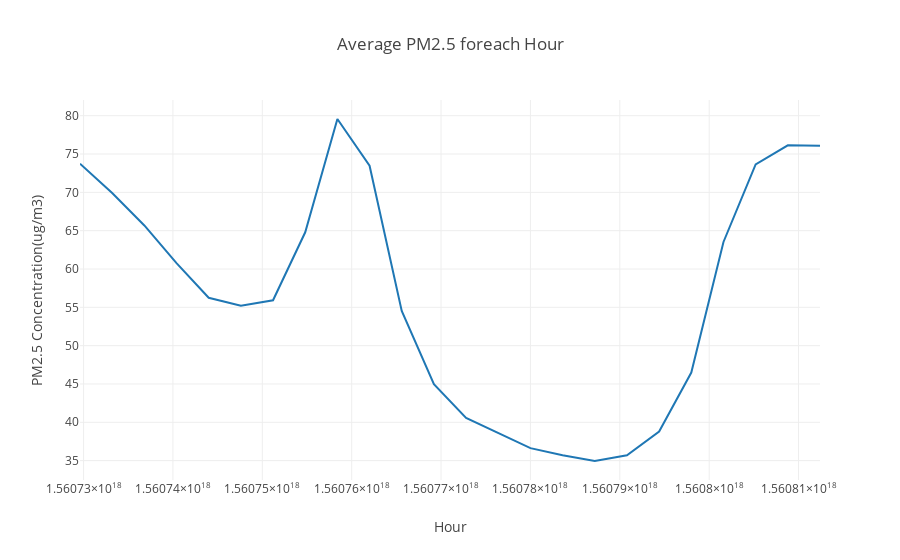

This figure's notebook cell:
### Code cell
average_pm25_trend_for_each_hour = go.Scatter(x=average_pm25_concentration_for_each_hour_of_day['TimeStamp'].values,
                         y = average_pm25_concentration_for_each_hour_of_day['PM2.5(Ug/m3)'].values) 

layout = go.Layout(title='Average PM2.5 foreach Hour', xaxis=dict(title='Hour'),
                   yaxis=dict(title='PM2.5 Concentration(ug/m3)'))

fig = go.Figure(data=[average_pm25_trend_for_each_hour], layout=layout)
iplot(fig)
pio.write_image(fig, os.path.join(filepath , 'average_pm25_concentration_trend_for_each_hour.png'))

### Figure 1 — Plotly figure (JSON) as saved in the notebook; plotly's stock layout.template omitted (floating-point values rounded to 4 significant figures)
{"data": [{"type": "scatter", "uid": "a3510dcf-ca5e-40bb-af7e-78081cdea88f", "x": [1560729600000000000, 1560733200000000000, 1560736800000000000, 1560740400000000000, 1560744000000000000, 1560747600000000000, 1560751200000000000, 1560754800000000000, 1560758400000000000, 1560762000000000000, 1560765600000000000, 1560769200000000000, 1560772800000000000, 1560776400000000000, 1560780000000000000, 1560783600000000000, 1560787200000000000, 1560790800000000000, 1560794400000000000, 1560798000000000000, 1560801600000000000, 1560805200000000000, 1560808800000000000, 1560812400000000000], "y": [73.73, 69.91, 65.68, 60.77, 56.25, 55.22, 55.92, 64.79, 79.57, 73.47, 54.53, 44.97, 40.58, 38.64, 36.63, 35.69, 34.95, 35.69, 38.79, 46.49, 63.53, 73.65, 76.14, 76.07]}], "layout": {"title": {"text": "Average PM2.5 foreach Hour"}, "xaxis": {"title": {"text": "Hour"}}, "yaxis": {"title": {"text": "PM2.5 Concentration(ug/m3)"}}}}
